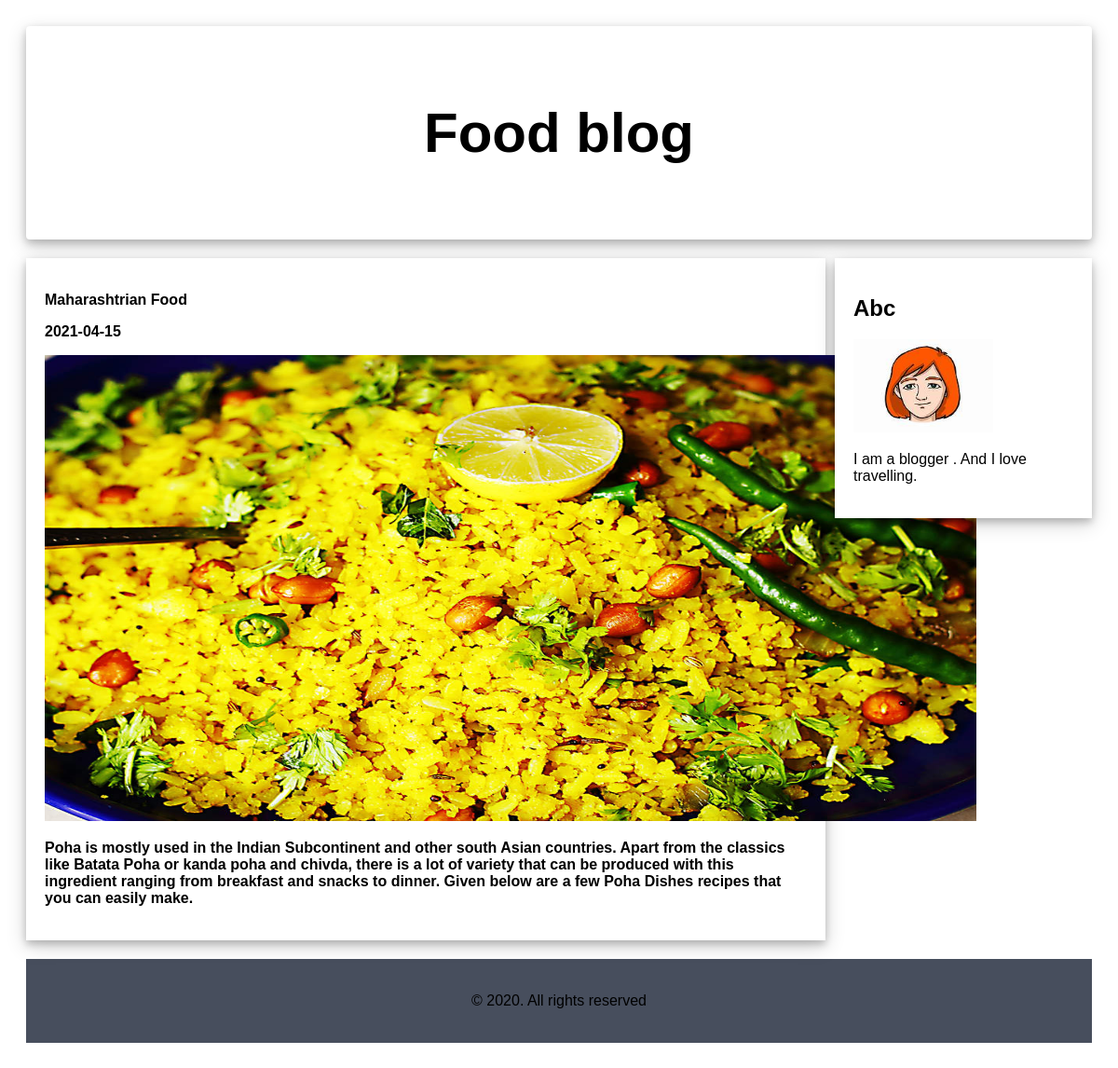
The app's page /view.php?id=8 with its own data.
### tables this page shows
CREATE TABLE `post` (
  `id` int(11) NOT NULL,
  `name` varchar(100) NOT NULL,
  `photo` blob NOT NULL,
  `mywork` varchar(100) NOT NULL,
  `title1` varchar(100) NOT NULL,
  `title` varchar(255) NOT NULL,
  `category` varchar(100) NOT NULL,
  `description` text NOT NULL,
  `posted` varchar(100) NOT NULL,
  `image` blob NOT NULL
);

### view.php (the view, shortened to what this page needs)
<?php
if(isset($_GET["id"]) && !empty(trim($_GET["id"]))){
    require_once "config.php";
    $sql = "SELECT * FROM post WHERE id = ?";
    if($stmt = mysqli_prepare($link, $sql)){
        mysqli_stmt_bind_param($stmt, "i", $param_id);
        if(mysqli_stmt_execute($stmt)){
            $result = mysqli_stmt_get_result($stmt);
            if(mysqli_num_rows($result) == 1){
                $row = mysqli_fetch_array($result, MYSQLI_ASSOC);
            } else{
                header("location: error.php");
                exit();
            }
        } else{
            echo "Oops! Something went wrong. Please try again later.";
        }
    }
} else{
    header("location: error.php");
    exit();
}
?>
<!DOCTYPE html>
<html>
<head>
</head>
<body>
<div class="header">
  <h2><?php echo $row["title1"]; ?></h2>
</div>
<div class="row">
  <div class="leftcolumn">
    <div class="card">
                        <p><b><?php echo $row["title"]; ?></b></p>
       <p><b><?php echo $row["posted"]; ?></b></p>
	 <p><b><?php echo '<img src="'.$row['image'].'" style="width:1000px; height:500px;">';  ?></b></p>
      <p><b><?php echo $row["description"]; ?></b></p>
    </div>
  </div>
  <div class="rightcolumn">
    <div class="card">
      <h2><?php echo $row["name"]; ?></h2>
       <?php echo '<img src="'.$row['photo'].'"  style="width:150px; height:100px;">';  ?>
      <p>I am a blogger . And I love travelling.</p>
	  </div>
  </div>
</div>
<div class="footer">
 <p>&copy; 2020. All rights reserved </p>
</div>
</body>
</html>

### view.php (style rules this page uses)
* { box-sizing: border-box; }
body { font-family: Arial; padding: 20px; background: #ffffff; }
.header { padding: 30px; font-size: 40px; text-align: center; background: #ffffff; border-radius: 4px; box-shadow: 0 4px 8px 0 rgba(0, 0, 0, 0.2), 0 6px 20px 0 rgba(0, 0, 0, 0.19); }
.leftcolumn { float: left; width: 75%; }
.rightcolumn { float: left; width: 25%; padding-left: 10px; }
.card { background-color: white; padding: 20px; margin-top: 20px; box-shadow: 0 4px 8px 0 rgba(0, 0, 0, 0.2), 0 6px 20px 0 rgba(0, 0, 0, 0.19); }
.row:after { content: ""; display: table; clear: both; }
.footer { padding: 20px; text-align: center; background: #ddd; background-color:#474e5d; margin-top: 20px; }

### records on screen
post: title1 "Food blog", title "Maharashtrian Food", posted "2021-04-15", image (picture), description "Poha is mostly used in the Indian Subcontinent and other south Asian countries. Apart from the classics like Batata Poha or kanda poha and chivda, there is a lot of variety that can be produced with this ingredient ranging from breakfast and snacks to dinner. Given below are a few Poha Dishes recipes that you can easily make.", name "Abc", photo (picture)
